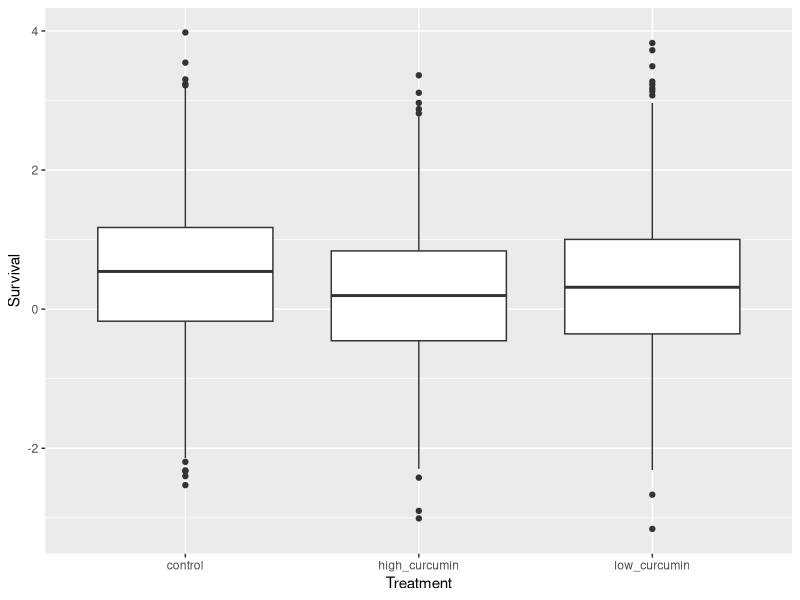
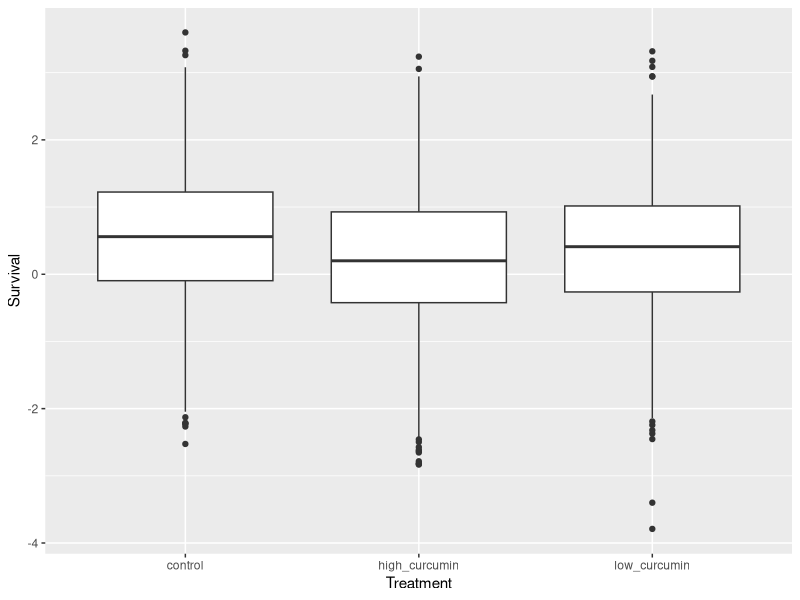
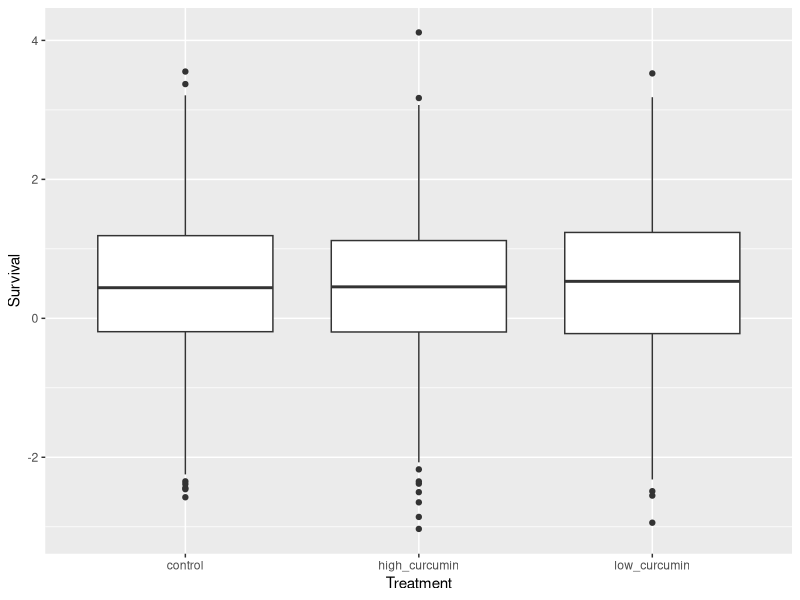

Recreate these plots in R, in order.
# -----------------------------------
# Script for running an ANOVA on random data
# 31 Mar 2021
# EMD
# -----------------------------------
#

# import packages ------------------------------

library(ggplot2)

# create data ------------------------------

# Control survival when exposed to lc50 with survivors being 1

Survival_C = rnorm(1000, mean = 0.5, sd = 1)

# 0.25mg curcumin exposure survival rate

Survival_L = rnorm(1000, mean = 0.35, sd = 1)

# 1mg curcumin exposure survival rate

Survival_H = rnorm(1000, mean = 0.25, sd = 1)

# Organize data ------------------------------

survival_total = data.frame(ID = 1:3000, c(Survival_C, Survival_L, Survival_H), Treatment = c(rep('control', 1000), rep('low_curcumin', 1000), rep('high_curcumin', 1000)))

colnames(survival_total)[2] <- ('Survival')

# analyze the data ------------------------------

summary_surv = summary(survival_total)
print(summary_surv)

stats <- aov(Survival ~ Treatment, data = survival_total)

stats_sum <- summary(stats)

print(stats_sum)

# create a boxplot ------------------------------

ano_plot <- ggplot(stats) + aes(x = Treatment, y = Survival) + geom_boxplot()

print(ano_plot)

# Do it again ------------------------------

# create data ------------------------------

# Control survival when exposed to lc50 with survivors being 1

Survival_C = rnorm(1000, mean = 0.5, sd = 1)

# 0.25mg curcumin exposure survival rate

Survival_L = rnorm(1000, mean = 0.4, sd = 1)

# 1mg curcumin exposure survival rate

Survival_H = rnorm(1000, mean = 0.25, sd = 1)

# Organize data ------------------------------

survival_total = data.frame(ID = 1:3000, c(Survival_C, Survival_L, Survival_H), Treatment = c(rep('control', 1000), rep('low_curcumin', 1000), rep('high_curcumin', 1000)))

colnames(survival_total)[2] <- ('Survival')

# analyze the data ------------------------------

summary_surv = summary(survival_total)
print(summary_surv)

stats <- aov(Survival ~ Treatment, data = survival_total)

stats_sum <- summary(stats)

print(stats_sum)

# create a boxplot ------------------------------

ano_plot <- ggplot(stats) + aes(x = Treatment, y = Survival) + geom_boxplot()

print(ano_plot)

# Adjust the Means ------------------------------

# create data ------------------------------

# Control survival when exposed to lc50 with survivors being 1

Survival_C = rnorm(1000, mean = 0.5, sd = 1)

# 0.25mg curcumin exposure survival rate

Survival_L = rnorm(1000, mean = 0.46, sd = 1)

# 1mg curcumin exposure survival rate

Survival_H = rnorm(1000, mean = 0.43, sd = 1)

# Organize data ------------------------------

survival_total = data.frame(ID = 1:3000, c(Survival_C, Survival_L, Survival_H), Treatment = c(rep('control', 1000), rep('low_curcumin', 1000), rep('high_curcumin', 1000)))

colnames(survival_total)[2] <- ('Survival')

# analyze the data ------------------------------

summary_surv = summary(survival_total)
print(summary_surv)

stats <- aov(Survival ~ Treatment, data = survival_total)

stats_sum <- summary(stats)

print(stats_sum)

# create a boxplot ------------------------------

ano_plot <- ggplot(stats) + aes(x = Treatment, y = Survival) + geom_boxplot()

print(ano_plot)

